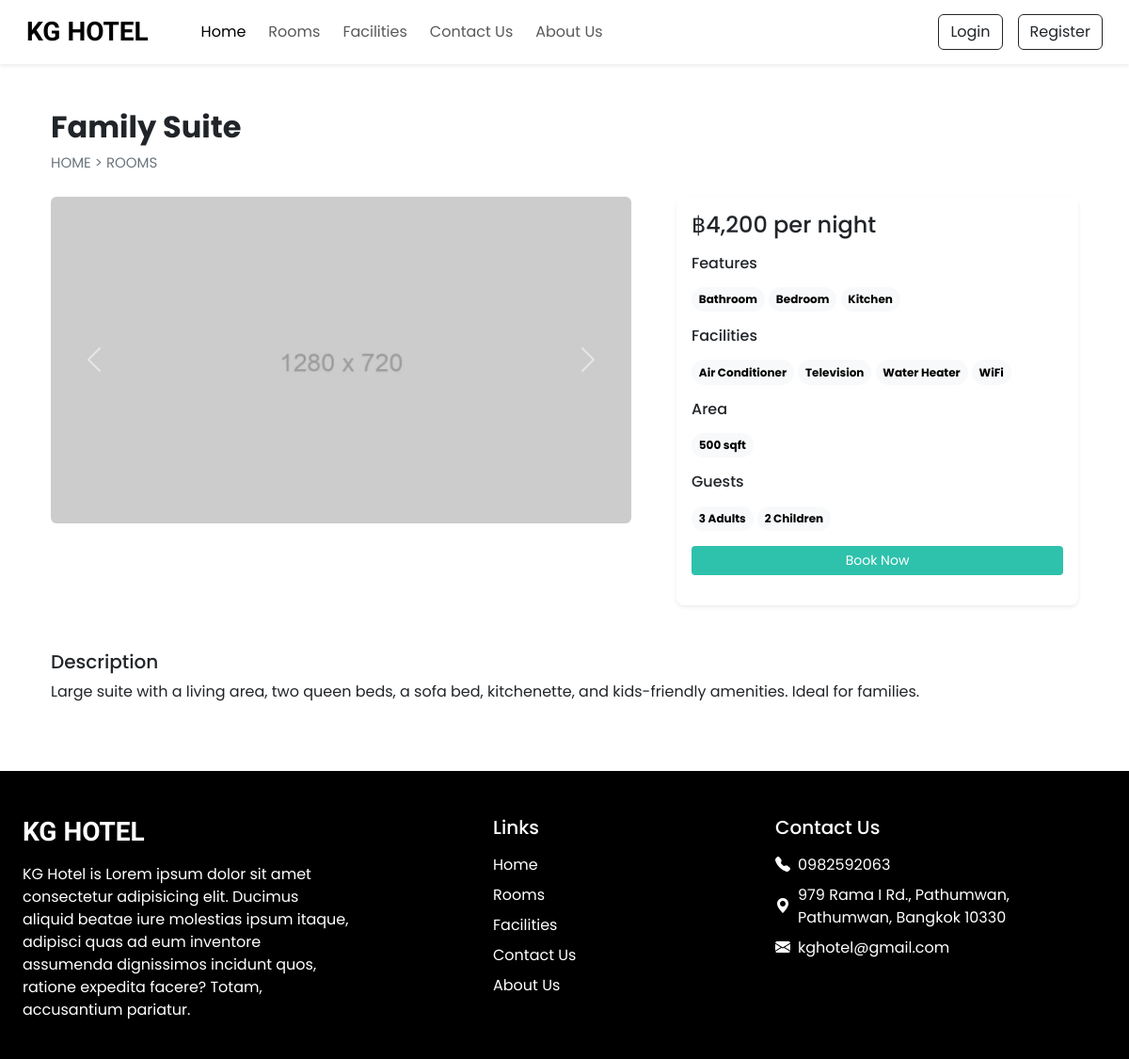
Screenshot of /room_detail.php?id=3 with the database file from the repository.
### tables this page shows
CREATE TABLE `room` (
  `id` int(11) NOT NULL,
  `name` varchar(150) NOT NULL,
  `area` int(11) NOT NULL,
  `price` int(11) NOT NULL,
  `quant` int(11) NOT NULL,
  `adult` int(11) NOT NULL,
  `children` int(11) NOT NULL,
  `description` text NOT NULL,
  `status` int(11) NOT NULL DEFAULT 1
);

CREATE TABLE `room_images` (
  `id` int(11) NOT NULL,
  `image` varchar(255) NOT NULL,
  `id_room` int(11) NOT NULL
);

CREATE TABLE `setting` (
  `sr_no` int(11) NOT NULL,
  `site_title` varchar(50) NOT NULL,
  `site_about` varchar(255) NOT NULL,
  `shutdown` tinyint(1) NOT NULL
);

CREATE TABLE `contact_details` (
  `sr_no` int(11) NOT NULL,
  `address` varchar(255) NOT NULL,
  `gmap` longtext NOT NULL,
  `pn1` varchar(10) NOT NULL,
  `pn2` varchar(10) NOT NULL,
  `email` varchar(50) NOT NULL
);

### server/class/room.php (called while the page is built, shortened)
<?php
class Room {
    private $conn;
    public function __construct($db) {
        $this->conn = $db;
    }
    public function getRoomById($id) {
        $query = "
            SELECT r.id, r.name, r.area, r.price, r.quant, r.adult, r.children, r.description,
                   rc.cover,
                   GROUP_CONCAT(DISTINCT f.name) AS features,
                   GROUP_CONCAT(DISTINCT fc.name) AS facilities
            FROM room r
            LEFT JOIN room_covers rc ON r.id = rc.id_room
            LEFT JOIN room_features rf ON r.id = rf.id_room
            LEFT JOIN features f ON rf.id_features = f.id
            LEFT JOIN room_facilities rfc ON r.id = rfc.id_room
            LEFT JOIN facilities fc ON rfc.id_facilities = fc.id
            WHERE r.id = :id
        ";
        $stmt = $this->conn->prepare($query);
        $stmt->bindParam(':id', $id, PDO::PARAM_INT);
        $stmt->execute();
        return $stmt->fetch(PDO::FETCH_ASSOC);
    }
    public function getRoomImagesById($id) {
        $query = "SELECT * FROM room_images WHERE id_room = :id";
        $stmt = $this->conn->prepare($query);
        $stmt->bindParam(':id', $id, PDO::PARAM_INT);
        $stmt->execute();
        return $stmt->fetchAll(PDO::FETCH_ASSOC);
    }
}
?>

### server/class/setting.php (called while the page is built, shortened)
<?php
class Setting {
    private $conn;
    public function __construct($db) {
        $this->conn = $db;
    }
    public function getSettingInfo() {
        $query = "SELECT * FROM setting WHERE sr_no = 1";
        $stmt = $this->conn->prepare($query);
        $stmt->execute();
        return $stmt->fetch(PDO::FETCH_ASSOC);
    }
}
$database = new Database();
$db = $database->getConnection();
$setting = new Setting($db);
$setting_info = $setting->getSettingInfo();
$site_title = $setting_info['site_title'];
$site_about = $setting_info['site_about'];
?>

### server/class/contact_detail.php (called while the page is built, shortened)
<?php
class ContactDetail {
    private $conn;
    public function __construct($db) {
        $this->conn = $db;
    }
    public function getContactInfo() {
        $query = "SELECT * FROM contact_details WHERE sr_no = 1";
        $stmt = $this->conn->prepare($query);
        $stmt->execute();
        return $stmt->fetch(PDO::FETCH_ASSOC);
    }
}
$database = new Database();
$db = $database->getConnection();
$contact_detail = new ContactDetail($db);
$contact_info = $contact_detail->getContactInfo();
$address = $contact_info['address'];
$pn1 = $contact_info['pn1'];
$email = $contact_info['email'];
?>

### room_detail.php (the view, shortened to what this page needs)
<?php
require('public/db_config.php');
require('server/class/contact_detail.php');
require('server/class/room.php');
?>
<!doctype html>
<html lang="en">
<head>
    <?php require('public/link.php'); ?>
    <link rel="stylesheet" href="https://cdn.jsdelivr.net/npm/swiper@11/swiper-bundle.min.css">
    <link rel="stylesheet" href="css/style.css">
</head>
<body>
    <?php require('inc/header.php'); ?>
    <?php
    $room_id = $_GET['id'];
    $roomObj = new Room($db);
    $room = $roomObj->getRoomById($room_id);
    ?>
    <div class="container">
        <div class="row">
            <div class="col-12 my-5 mb-4 px-4">
                <h2 class="fw-bold"><?php echo $room['name']; ?></h2>
                <div style="font-size: 15px;">
                    <a href="index.php" class="text-secondary text-decoration-none">HOME</a>
                    <span class="text-secondary"> > </span>
                    <a href="rooms.php" class="text-secondary text-decoration-none">ROOMS</a>
                </div>
            </div>
            <div class="col-lg-7 col-md-12 px-4">
                <div id="roomCarousel" class="carousel slide" data-bs-ride="carousel">
                    <div class="carousel-inner">
                        <?php
                    $roomImages = $roomObj->getRoomImagesById($room_id);
                    if (!empty($roomImages)) {
                        $active = true;
                        foreach ($roomImages as $img) {
                            $imagePath = 'uploads/rooms/images/' . htmlspecialchars($img['image']);
                            echo '<div class="carousel-item' . ($active ? ' active' : '') . '">';
                            echo '<img src="' . $imagePath . '" class="d-block w-100 rounded">';
                            echo '</div>';
                            $active = false;
                        }
                    }
                    ?>
                    </div>
                    <button class="carousel-control-prev" type="button" data-bs-target="#roomCarousel"
                        data-bs-slide="prev">
                        <span class="carousel-control-prev-icon" aria-hidden="true"></span>
                    </button>
                    <button class="carousel-control-next" type="button" data-bs-target="#roomCarousel"
                        data-bs-slide="next">
                        <span class="carousel-control-next-icon" aria-hidden="true"></span>
                    </button>
                </div>
            </div>
            <div class="col-lg-5 col-md-12 px-4">
                <div class="card mb-4 border-0 shadow-sm rounded-3">
                    <div class="card-body">
                        <h4 class="mb-3">฿<?php echo number_format($room['price'], 0); ?> per night</h4>
                        <div class="mb-3">
                            <h6 class="mb-2">Features</h6>
                            <?php
                            $features = explode(',', $room['features']);
                            foreach ($features as $feature):
                            ?>
                            <span
                                class="badge rounded-pill text-bg-light text-wrap lh-base mt-2"><?php echo $feature; ?></span>
                            <?php endforeach; ?>
                        </div>
                        <div class="mb-3">
                            <h6 class="mb-2">Facilities</h6>
                            <?php
                            $facilities = explode(',', $room['facilities']);
                            foreach ($facilities as $facility):
                            ?>
                            <span
                                class="badge rounded-pill text-bg-light text-wrap lh-base mt-2"><?php echo $facility; ?></span>
                            <?php endforeach; ?>
                        </div>
                        <div class="mb-3">
                            <h6 class="mb-2">Area</h6>
                            <span
                                class="badge rounded-pill text-bg-light text-wrap lh-base mt-2"><?php echo $room['area']; ?>
                                sqft</span>
                        </div>
                        <div class="mb-3">
                            <h6 class="mb-2">Guests</h6>
                            <span
                                class="badge rounded-pill text-bg-light text-wrap lh-base mt-2"><?php echo $room['adult']; ?>
                                Adults</span>
                            <span
                                class="badge rounded-pill text-bg-light text-wrap lh-base mt-2"><?php echo $room['children']; ?>
                                Children</span>
                        </div>
                        <a href="#" class="btn btn-sm w-100 text-white custom-bg shadow-none mb-3">Book Now</a>
                    </div>
                </div>
            </div>
            <div class="col-12 mt-4 px-4">
                <div class="mb-4">
                    <h5>Description</h5>
                    <p><?php echo $room['description']; ?></p>
                </div>
            </div>
        </div>
    </div>
    <?php require('inc/footer.php'); ?>
</body>
</html>

### inc/footer.php
<?php
require('server/class/setting.php');
?>
<footer class="container-fluid bg-black text-white mt-5 pt-5">
    <div class="row justify-content-between">
        <div class="col-12 col-md-6 col-lg-4 mb-4 px-4">
            <h3 class="h-font fw-bold fs-3 mb-3"><?= htmlspecialchars($site_title) ?></h3>
            <p><?= nl2br(htmlspecialchars($site_about)) ?></p>
        </div>
        <div class="col-6 col-md-6 col-lg-2 mb-4 px-4">
            <h5 class="mb-3">Links</h5>
            <ul class="list-unstyled">
                <li><a href="index.php" class="text-white text-decoration-none d-block mb-2">Home</a></li>
                <li><a href="rooms.php" class="text-white text-decoration-none d-block mb-2">Rooms</a></li>
                <li><a href="facilities.php" class="text-white text-decoration-none d-block mb-2">Facilities</a></li>
                <li><a href="contact.php" class="text-white text-decoration-none d-block mb-2">Contact Us</a></li>
                <li><a href="about.php" class="text-white text-decoration-none d-block mb-2">About Us</a></li>
            </ul>
        </div>
        <div class="col-12 col-md-6 col-lg-4 mb-4 px-4">
            <h5 class="mb-3">Contact Us</h5>
            <div class="mb-2 d-flex align-items-center">
                <i class="bi bi-telephone-fill me-2"></i>
                <a href="tel:<?= htmlspecialchars($pn1) ?>"
                    class="text-white text-decoration-none"><?= htmlspecialchars($pn1) ?></a>
            </div>
            <div class="mb-2 d-flex align-items-center">
                <i class="bi bi-geo-alt-fill me-2"></i>
                <span><?= htmlspecialchars($address) ?></span>
            </div>
            <div class="mb-2 d-flex align-items-center">
                <i class="bi bi-envelope-fill me-2"></i>
                <a href="mailto:<?= htmlspecialchars($email) ?>"
                    class="text-white text-decoration-none"><?= htmlspecialchars($email) ?></a>
            </div>
        </div>
    </div>
</footer>

### css/style.css (style rules this page uses)
:root { --teal: #2ec1ac; --tealHover: #279e8c; }
* { font-family: "Poppins", sans-serif; }
.h-font { font-family: "Merienda", cursive; }
.custom-bg { background-color: var(--teal); }

### rows the page displays
room: name "Family Suite", price "4,200", area "500", adult "3", children "2", description "Large suite with a living area, two queen beds, a sofa bed, kitchenette, and kids-friendly amenities. Ideal for families."
room_images: image (placeholder picture)
setting: site_title "KG HOTEL", site_about "KG Hotel is Lorem ipsum dolor sit amet consectetur adipisicing elit. Ducimus aliquid beatae iure molestias ipsum itaque, adipisci quas ad eum inventore assumenda dignissimos incidunt quos, ratione expedita facere? Totam, accusantium pariatur."
contact_details: pn1 "0982592063", address "979 Rama I Rd., Pathumwan, Pathumwan, Bangkok 10330", email "kghotel@gmail.com"

### other values shown
$feature "Bathroom"
$feature "Bedroom"
$feature "Kitchen"
$facility "Air Conditioner"
$facility "Television"
$facility "Water Heater"
$facility "WiFi"
